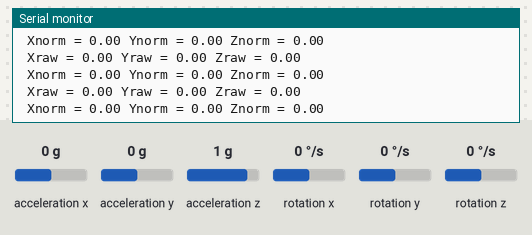
A sketch run on a simulated Arduino Uno, built with avr-gcc and run on an emulated ATmega328P. On the bench: the last lines printed to the serial monitor. The inputs (shaded band) are chosen by the test bench; at power-on: rotation x 0 °/s, rotation y 0 °/s, rotation z 0 °/s, acceleration x 0 g, acceleration y 0 g, acceleration z 1 g.

Above: at 1.2 s.
1.3 s: rotation x set to 7 °/s
At 2.3 s:
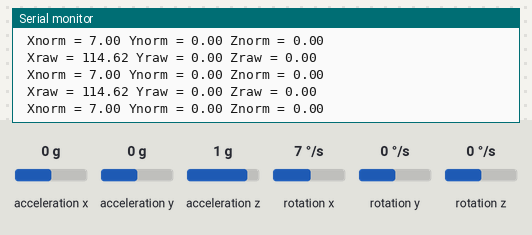
4.3 s: rotation y set to -192 °/s
At 5.2 s:
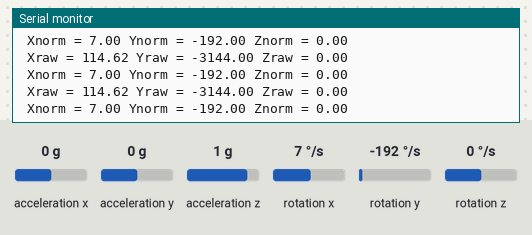
5.8 s: rotation z set to 7 °/s
At 6.4 s:
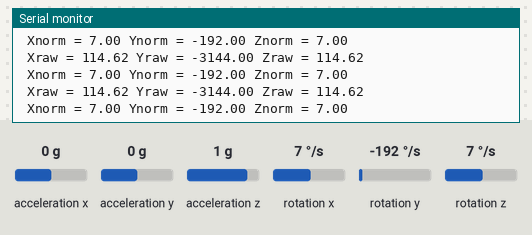
8.8 s: rotation y set to 0 °/s
At 9.5 s:
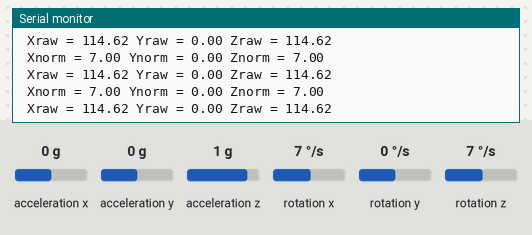
11.8 s: rotation x set to 0 °/s
At 12.5 s:
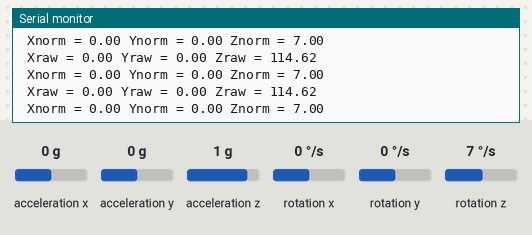

Measured:
- after the input at 1.3 s, the serial monitor: prints a new line at once (image 1)
- after the input at 4.3 s, the serial monitor: prints a new line at once (image 2)
- after the input at 5.8 s, the serial monitor: prints a new line at once (image 3)
- after the input at 8.8 s, the serial monitor: prints a new line at once (image 4)
- after the input at 11.8 s, the serial monitor: prints a new line at once (image 5)

The sketch:

imu_sample_code.ino
```cpp
#include <Wire.h>
#include <MPU6050.h>

MPU6050 mpu;

void setup()
{
  Serial.begin(115200);

  Serial.println("Inicjalizacja MPU6050");
  while(!mpu.begin(MPU6050_SCALE_2000DPS, MPU6050_RANGE_2G))
  {
    Serial.println("Nie mozna znalezc MPU6050 - sprawdz polaczenie!");
    delay(500);
  }

  // Kalibracja żyroskopu
  mpu.calibrateGyro();

  // Ustawienie czułości
  mpu.setThreshold(3);
}

void loop()
{
  Vector rawGyro = mpu.readRawGyro();
  Vector normGyro = mpu.readNormalizeGyro();

  Serial.print(" Xraw = ");
  Serial.print(rawGyro.XAxis);
  Serial.print(" Yraw = ");
  Serial.print(rawGyro.YAxis);
  Serial.print(" Zraw = ");
  Serial.println(rawGyro.ZAxis);

  Serial.print(" Xnorm = ");
  Serial.print(normGyro.XAxis);
  Serial.print(" Ynorm = ");
  Serial.print(normGyro.YAxis);
  Serial.print(" Znorm = ");
  Serial.println(normGyro.ZAxis);

  delay(10);
}
```
